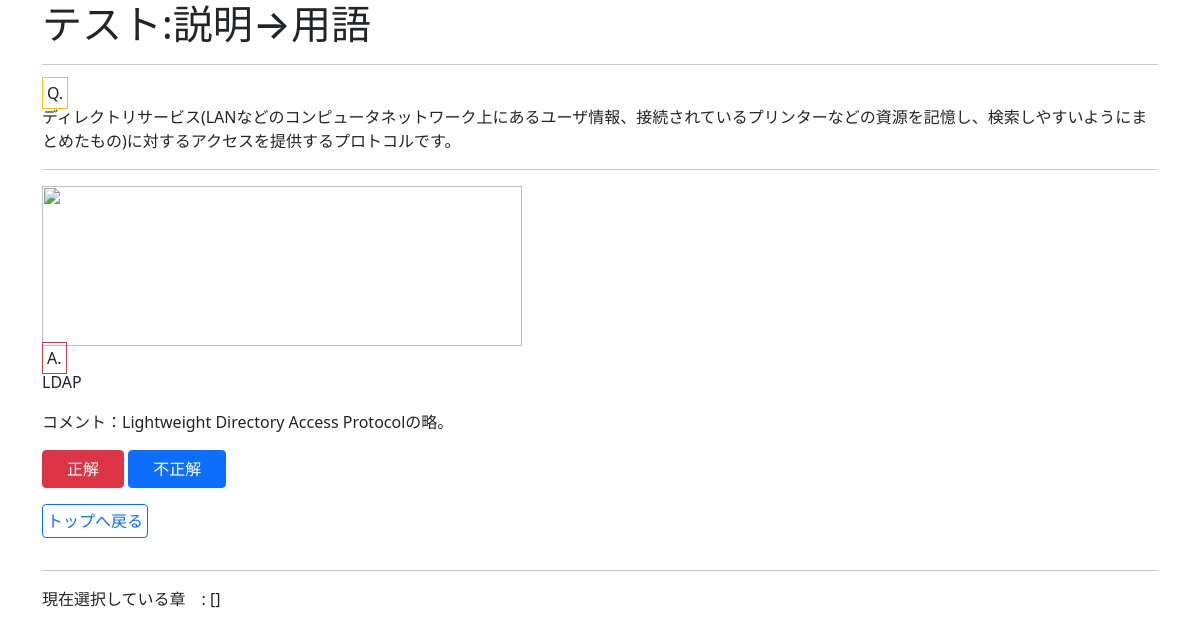
/test, run on the app's committed database.
### model.py (models this page shows, shortened)
class Question(Model):
    keyword = TextField()
    explain = TextField()
    chapter = IntegerField(null=False)
    number_of_question = IntegerField(null=False)
    the_number_of_correct_answers = IntegerField(null=False)
    comment = TextField()
    class Meta:
        database = db

### app.py (the view, shortened to what this page needs)
@app.route("/test", methods=["GET", "POST"])
def test():
    questions = Question
    id_list = []
    for capter in test_info.get_sec():
        for q in Question.get_specific_chapter(capter):
            id_list.append(q.id)
    if len(id_list) == 0:
        for q in questions:
            id_list.append(q.id)
    minimum_q_count = -1
    minimum_q_id = -1
    for id in id_list:
        num_of_q =  questions.get_by_id(id).number_of_question
        if minimum_q_count == -1 or num_of_q < minimum_q_count:
            minimum_q_count = num_of_q
            minimum_q_id = id
    if minimum_q_id == -1:
        abort(404)
    target = questions.get_by_id(minimum_q_id)
    current_count = target.number_of_question
    q = (Question.update({Question.number_of_question:current_count + 1})
         .where(Question.id==int(target.id)))
    q.execute()
    return render_template(
    'test.html',
    target = target,
    current_selected_chapter = str(test_info.get_sec()),
    test_mode = test_info.get_mode()
    )

### test_info.py (called while the page is built)
    def get_sec(self):
        return self.current_select_section

    def get_mode(self):
        return self.mode_str

### templates/test.html
{% extends "base.html" %}
{% block contents %}
{% set testBool = true %}
    <h1>テスト:{{test_mode}}</h1>
    <hr>
    <form action="#" method="post">
        {% if test_mode == "用語→説明" %}
            <span class="border border-warning p-1">Q.</span>
            <p>{{ target.keyword }}</p>
            <hr>
            <div v-if="toggle">
                <img src="../resource/secretBox.png" v-on:click="toggleBtn"
                class="img-fluid">
            </div>
            <section v-else>
                <div>
                    <span class="border border-danger p-1">A.</span>
                    <p>{{ target.explain }}</p>
                    <p>コメント：{{ target.comment }}</p>
                    <button type="summit" name="correct" value="{{target.id}}">正解</button>
                    <button type="summit" name="incorrect" value="{{target.id}}">不正解</button>
                </div>
            </section>
        {% else %}
            <span class="border border-warning p-1">Q.</span>
            <p>{{ target.explain }}</p>
            <hr>
            <div v-if="toggle">
                <img src="../resource/secretBox.png" width="480" height="160" v-on:click="toggleBtn">
            </div>
            <section v-else>
                <div>
                    <span class="border border-danger p-1">A.</span>
                    <p>{{ target.keyword }}</p>
                    <p>コメント：{{ target.comment }}</p>
                    <button type="summit" name="correct" value="{{target.id}}"
                    class="btn btn-danger px-4">正解</button>
                    <button type="summit" name="incorrect" value="{{target.id}}"
                    class="btn btn-primary px-4">不正解</button>
                </div>
            </section>
        {% endif %}
    </form>
    <a href="{{ url_for('top') }}"
    class="btn btn-outline-primary p-1 my-3">トップへ戻る</a>
    <hr>
    <p>現在選択している章　: {{current_selected_chapter}}</p>
{% endblock %}

### data on the page
Question: explain "ディレクトリサービス(LANなどのコンピュータネットワーク上にあるユーザ情報、接続されているプリンターなどの資源を記憶し、検索しやすいようにまとめたもの)に対するアクセスを提供するプロトコルです。", keyword "LDAP", comment "Lightweight Directory Access Protocolの略。"

### other printed values
{{ current_selected_chapter }} "[]"
